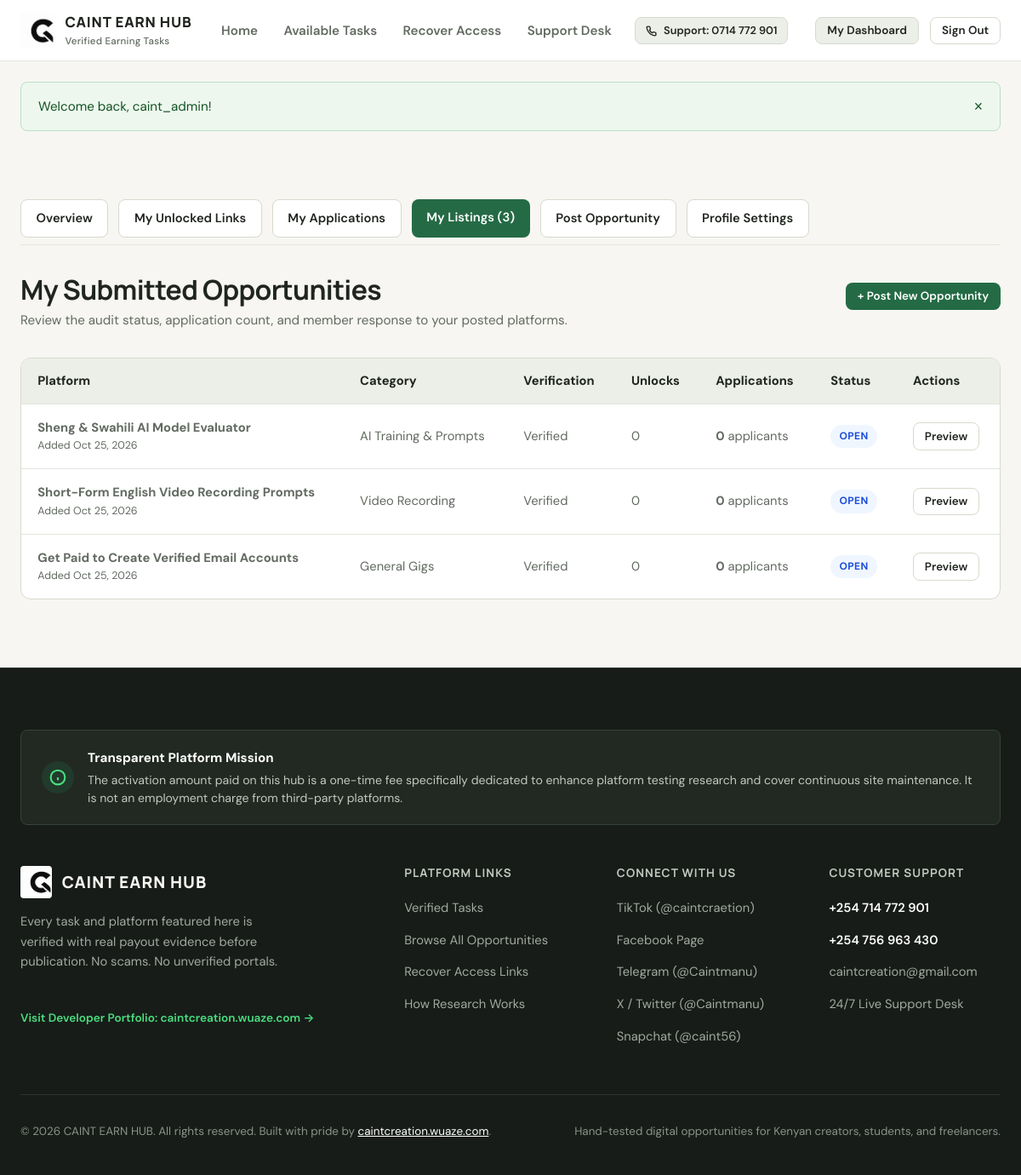
/dashboard/my_listings.php (signed in), run on the app's committed database.
### tables this page shows
CREATE TABLE IF NOT EXISTS platforms (
    id INT AUTO_INCREMENT PRIMARY KEY,
    slug VARCHAR(191) NOT NULL UNIQUE,
    title VARCHAR(200) NOT NULL,
    category_id INT NOT NULL,
    user_id INT NOT NULL,
    short_desc TEXT NOT NULL,
    full_desc LONGTEXT NOT NULL,
    requirements TEXT NULL,
    steps_guide TEXT NULL,
    earning_potential VARCHAR(150) NOT NULL DEFAULT 'KSh 1,500 - KSh 4,500 / task',
    payout_method VARCHAR(150) NOT NULL DEFAULT 'M-Pesa, PayPal, Bank',
    payout_proofs JSON NULL,
    logo_image VARCHAR(255) NULL,
    task_image VARCHAR(255) NULL,
    work_type ENUM('Remote', 'Hybrid', 'On-site') NOT NULL DEFAULT 'Remote',
    token_price DECIMAL(10,2) NOT NULL DEFAULT 50.00,
    access_url VARCHAR(255) NOT NULL,
    verification_status ENUM('verified', 'pending', 'rejected') NOT NULL DEFAULT 'verified',
    listing_status ENUM('open', 'closed', 'waitlist') NOT NULL DEFAULT 'open',
    views_count INT NOT NULL DEFAULT 0,
    unlocks_count INT NOT NULL DEFAULT 0,
    created_at DATETIME NOT NULL DEFAULT CURRENT_TIMESTAMP,
    updated_at DATETIME NOT NULL DEFAULT CURRENT_TIMESTAMP ON UPDATE CURRENT_TIMESTAMP,
    INDEX idx_category (category_id),
    INDEX idx_verification (verification_status),
    INDEX idx_listing_status (listing_status),
    FOREIGN KEY (category_id) REFERENCES categories(id) ON DELETE RESTRICT,
    FOREIGN KEY (user_id) REFERENCES users(id) ON DELETE CASCADE
);

CREATE TABLE IF NOT EXISTS categories (
    id INT AUTO_INCREMENT PRIMARY KEY,
    name VARCHAR(100) NOT NULL UNIQUE,
    slug VARCHAR(120) NOT NULL UNIQUE,
    description VARCHAR(255) NULL,
    icon_name VARCHAR(50) NULL DEFAULT 'tag',
    sort_order INT NOT NULL DEFAULT 0,
    created_at DATETIME NOT NULL DEFAULT CURRENT_TIMESTAMP
);

### includes/functions.php (called while the page is built, shortened)
<?php
function e(?string $value): string {
    return htmlspecialchars($value ?? '', ENT_QUOTES, 'UTF-8');
}
function baseAppUrl(): string {
    static $base = null;
    if ($base === null) {
        $env = getenv('APP_URL');
        if ($env !== false && $env !== '') {
            $base = rtrim($env, '/');
        } else {
            $script = str_replace('\\', '/', $_SERVER['SCRIPT_NAME'] ?? '');
            $dir = dirname($script);
            $dir = preg_replace('#/(admin|dashboard|api|includes).*$#', '', $dir);
            $base = ($dir === '/' || $dir === '.' || $dir === '') ? '' : rtrim($dir, '/');
        }
    }
    return $base;
}

### dashboard/my_listings.php (the view, shortened to what this page needs)
<?php
require_once __DIR__ . '/../includes/functions.php';
$user = requireLogin('../login.php');
$db = getDb();
$userId = $user['id'];
$stmt = $db->prepare("
    SELECT p.*, c.name AS category_name,
           (SELECT COUNT(*) FROM applications a WHERE a.platform_id = p.id) AS app_count,
           (SELECT COUNT(*) FROM unlock_transactions t WHERE t.platform_id = p.id AND t.status = 'completed') AS paid_unlocks
    FROM platforms p
    JOIN categories c ON p.category_id = c.id
    WHERE p.user_id = ?
    ORDER BY p.id DESC
");
$stmt->execute([$userId]);
$myListings = $stmt->fetchAll();
require_once __DIR__ . '/../includes/header.php';
?>
<div class="container" style="margin-top: 2.5rem; margin-bottom: 5rem;">
    <div style="display: flex; gap: 0.75rem; border-bottom: 1px solid var(--divider); margin-bottom: 2rem; overflow-x: auto; padding-bottom: 0.5rem;">
        <a href="<?= $appUrl ?>/dashboard/index.php" style="padding: 0.6rem 1.1rem; border-radius: var(--radius-md); background-color: var(--surface-main); border: 1px solid var(--border-light); color: var(--text-primary); font-weight: 600; font-size: 0.92rem;">Overview</a>
        <a href="<?= $appUrl ?>/dashboard/my_unlocked.php" style="padding: 0.6rem 1.1rem; border-radius: var(--radius-md); background-color: var(--surface-main); border: 1px solid var(--border-light); color: var(--text-primary); font-weight: 600; font-size: 0.92rem;">My Unlocked Links</a>
        <a href="<?= $appUrl ?>/dashboard/my_applications.php" style="padding: 0.6rem 1.1rem; border-radius: var(--radius-md); background-color: var(--surface-main); border: 1px solid var(--border-light); color: var(--text-primary); font-weight: 600; font-size: 0.92rem;">My Applications</a>
        <a href="<?= $appUrl ?>/dashboard/my_listings.php" style="padding: 0.6rem 1.1rem; border-radius: var(--radius-md); background-color: var(--accent); color: #fff; font-weight: 600; font-size: 0.92rem;">My Listings (<?= count($myListings) ?>)</a>
        <a href="<?= $appUrl ?>/dashboard/post_gig.php" style="padding: 0.6rem 1.1rem; border-radius: var(--radius-md); background-color: var(--surface-main); border: 1px solid var(--border-light); color: var(--text-primary); font-weight: 600; font-size: 0.92rem;">Post Opportunity</a>
        <a href="<?= $appUrl ?>/dashboard/profile.php" style="padding: 0.6rem 1.1rem; border-radius: var(--radius-md); background-color: var(--surface-main); border: 1px solid var(--border-light); color: var(--text-primary); font-weight: 600; font-size: 0.92rem;">Profile Settings</a>
    </div>
    <div style="display: flex; justify-content: space-between; align-items: baseline; margin-bottom: 2rem;">
        <div>
            <h1 style="font-size: 2rem; margin-bottom: 0.25rem;">My Submitted Opportunities</h1>
            <p style="color: var(--text-secondary); font-size: 0.95rem;">
                Review the audit status, application count, and member response to your posted platforms.
            </p>
        </div>
        <a href="<?= $appUrl ?>/dashboard/post_gig.php" class="btn btn-primary btn-sm">+ Post New Opportunity</a>
    </div>
    <?php if (empty($myListings)): ?>
        <div style="background-color: var(--surface-main); border: 1px solid var(--border-light); border-radius: var(--radius-lg); padding: 4rem 2rem; text-align: center;">
            <h3 style="font-size: 1.25rem; margin-bottom: 0.5rem;">No Opportunities Posted Yet</h3>
            <p style="color: var(--text-secondary); max-width: 450px; margin: 0 auto 1.5rem;">
                Looking for Kenyan remote workers, testers, or transcribers? Submit your platform for review and recruitment.
            </p>
            <a href="<?= $appUrl ?>/dashboard/post_gig.php" class="btn btn-primary">Submit First Listing</a>
        </div>
    <?php else: ?>
        <div class="table-responsive">
            <table class="data-table">
                <thead>
                    <tr>
                        <th>Platform</th>
                        <th>Category</th>
                        <th>Verification</th>
                        <th>Unlocks</th>
                        <th>Applications</th>
                        <th>Status</th>
                        <th>Actions</th>
                    </tr>
                </thead>
                <tbody>
                    <?php foreach ($myListings as $item): ?>
                        <tr>
                            <td>
                                <strong><?= e($item['title']) ?></strong>
                                <div style="font-size: 0.78rem; color: var(--text-secondary);">
                                    Added <?= date('M j, Y', strtotime($item['created_at'])) ?>
                                </div>
                            </td>
                            <td><?= e($item['category_name']) ?></td>
                            <td>
                                <span class="status-pill status-<?= e($item['verification_status']) ?>">
                                    <?= ucfirst(e($item['verification_status'])) ?>
                                </span>
                            </td>
                            <td><?= (int)$item['paid_unlocks'] ?></td>
                            <td><strong><?= (int)$item['app_count'] ?></strong> applicants</td>
                            <td>
                                <span class="badge badge-<?= e($item['listing_status']) ?>">
                                    <?= ucfirst(e($item['listing_status'])) ?>
                                </span>
                            </td>
                            <td>
                                <a href="<?= $appUrl ?>/platform.php?id=<?= e($item['slug']) ?>" class="btn btn-outline btn-sm">Preview</a>
                            </td>
                        </tr>
                    <?php endforeach; ?>
                </tbody>
            </table>
        </div>
    <?php endif; ?>
</div>
<?php require_once __DIR__ . '/../includes/footer.php'; ?>

### data on the page
platforms: title "Sheng & Swahili AI Model Evaluator", created_at "Oct 25, 2026", category.name "AI Training & Prompts", verification_status "Verified", paid_unlocks "0", app_count "0", listing_status "OPEN"
platforms: title "Short-Form English Video Recording Prompts", created_at "Oct 25, 2026", category.name "Video Recording", verification_status "Verified", paid_unlocks "0", app_count "0", listing_status "OPEN"
platforms: title "Get Paid to Create Verified Email Accounts", created_at "Oct 25, 2026", category.name "General Gigs", verification_status "Verified", paid_unlocks "0", app_count "0", listing_status "OPEN"

### other printed values
$flash['message'] "Welcome back, caint_admin!"
count($myListings) "3"
$mainWebLabel "caintcreation.wuaze.com"
$supportPhone1 "+254 714 772 901"
$supportPhone2 "+254 756 963 430"
$supportEmail "caintcreation@gmail.com"
